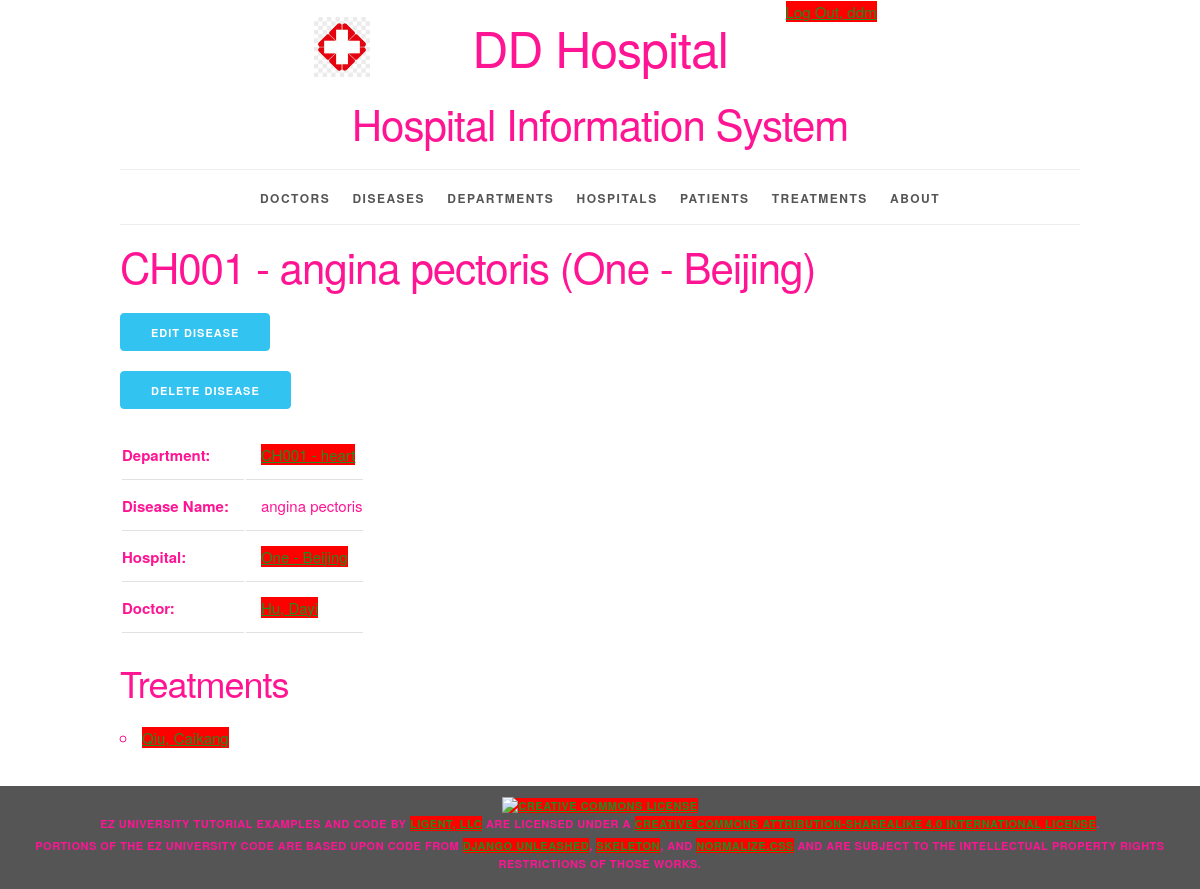
/disease/1/ (signed in), run on the app's committed database.
### sysinfo/models.py (models this page shows, shortened)
class Disease(models.Model):
    disease_id = models.AutoField(primary_key=True)
    disease_name = models.CharField(max_length=20)
    hospital = models.ForeignKey(Hospital, related_name='diseases', on_delete=models.PROTECT)
    department = models.ForeignKey(Department, related_name='diseases', on_delete=models.PROTECT)
    doctor = models.ForeignKey(Doctor, related_name='diseases', on_delete=models.PROTECT)
    def __str__(self):
        return f'{self.department.department_number} - {self.disease_name} ({self.hospital.__str__()})'
    def get_update_url(self):
        return reverse('sysinfo_disease_update_urlpattern',
                       kwargs={'pk': self.pk}
                       )
    def get_delete_url(self):
        return reverse(
            'sysinfo_disease_delete_urlpattern',
            kwargs={'pk': self.pk}
        )
    class Meta:
        ordering = ['department', 'disease_name', 'hospital']
        constraints = [
            UniqueConstraint(fields=['hospital', 'department', 'disease_name'],
                             name='unique_disease')
        ]

class Department(models.Model):
    department_id = models.AutoField(primary_key=True)
    department_number = models.CharField(max_length=20)
    department_name = models.CharField(max_length=255)
    def __str__(self):
        return f'{self.department_number} - {self.department_name}'
    def get_absolute_url(self):
        return reverse('sysinfo_department_detail_urlpattern',
                       kwargs={'pk': self.pk}
                       )
    class Meta:
        ordering = ['department_number', 'department_name']
        constraints = [
            UniqueConstraint(fields=['department_number', 'department_name'], name='unique_department')
        ]

class Hospital(models.Model):
    hospital_id = models.AutoField(primary_key=True)
    street = models.ForeignKey(Street, related_name='hospitals', on_delete=models.PROTECT)
    city = models.ForeignKey(City, related_name='hospitals', on_delete=models.PROTECT)
    def __str__(self):
        return f'{self.street.street} - {self.city.city_name}'
    def get_absolute_url(self):
        return reverse('sysinfo_hospital_detail_urlpattern',
                       kwargs={'pk': self.pk}
                       )
    class Meta:
        ordering = ['street__street', 'city__city_sequence']
        constraints = [
            UniqueConstraint(fields=['street', 'city'], name='unique_hospital')
        ]

class Street(models.Model):
    street_id = models.AutoField(primary_key=True)
    street = models.IntegerField(unique=True)
    class Meta:
        ordering = ['street']

class City(models.Model):
    city_id = models.AutoField(primary_key=True)
    city_sequence = models.IntegerField(unique=True)
    city_name = models.CharField(max_length=45, unique=True)
    class Meta:
        ordering = ['city_sequence']

class Doctor(models.Model):
    doctor_id = models.AutoField(primary_key=True)
    first_name = models.CharField(max_length=45)
    last_name = models.CharField(max_length=45)
    disambiguator = models.CharField(max_length=45, blank=True, default='')
    def __str__(self):
        result = ''
        if self.disambiguator == '':
            result = f'{self.last_name}, {self.first_name}'
        else:
            result = f'{self.last_name}, {self.first_name} ({self.disambiguator})'
        return result
    def get_absolute_url(self):
        return reverse('sysinfo_doctor_detail_urlpattern',
                       kwargs={'pk': self.pk}
                       )
    class Meta:
        ordering = ['last_name', 'first_name', 'disambiguator']
        constraints = [
            UniqueConstraint(fields=['last_name', 'first_name', 'disambiguator'],
                             name='unique_doctor')
        ]

class Treatment(models.Model):
    treatment_id = models.AutoField(primary_key=True)
    patient = models.ForeignKey(Patient, related_name='treatments',  on_delete=models.PROTECT)
    disease = models.ForeignKey(Disease, related_name='treatments',  on_delete=models.PROTECT)
    def get_absolute_url(self):
        return reverse('sysinfo_treatment_detail_urlpattern',
                       kwargs={'pk': self.pk}
                       )
    class Meta:
        ordering = ['disease', 'patient']
        constraints = [
            UniqueConstraint(fields=['disease', 'patient'],
                             name='unique_treatment')
        ]

class Patient(models.Model):
    patient_id = models.AutoField(primary_key=True)
    first_name = models.CharField(max_length=45)
    last_name = models.CharField(max_length=45)
    disambiguator = models.CharField(max_length=45, blank=True, default='')
    def __str__(self):
        result = ''
        if self.disambiguator == '':
            result = f'{self.last_name}, {self.first_name}'
        else:
            result = f'{self.last_name}, {self.first_name} ({self.disambiguator})'
        return result
    class Meta:
        ordering = ['last_name', 'first_name', 'disambiguator']
        constraints = [
            UniqueConstraint(fields=['last_name', 'first_name', 'disambiguator'],
                             name='unique_patient')
        ]

### sysinfo/views.py (the view)
class DiseaseDetail(LoginRequiredMixin, PermissionRequiredMixin, DetailView):
    model = Disease
    permission_required = 'sysinfo.view_disease'
    def get_context_data(self, **kwargs):
        context = super(DetailView, self).get_context_data(**kwargs)
        disease = self.get_object()
        hospital = disease.hospital
        department = disease.department
        doctor = disease.doctor
        treatment_list = disease.treatments.all()
        context['hospital'] = hospital
        context['department'] = department
        context['doctor'] = doctor
        context['treatment_list'] = treatment_list
        return context

### sysinfo/templates/sysinfo/disease_detail.html (shortened to what this page needs)
{% extends 'sysinfo/base.html' %}
{% block content %}
    <h2>{{ disease }}</h2>
    <ul class="ezu-button-list">
        <li>
          <a href="{{ disease.get_update_url }}"
             class="button button-primary">
            Edit Disease</a></li>
        <li>
          <a href="{{ disease.get_delete_url }}"
             class="button button-primary">
            Delete Disease</a></li>
    </ul>
    <section>
        <table>
            <tr>
                <th>Department:</th>
                <td><a href="{{ department.get_absolute_url }}">{{ department }}</a></td>
            </tr>
            <tr>
                <th>Disease Name:</th>
                <td>{{ disease.disease_name }}</td>
            </tr>
            <tr>
                <th>Hospital:</th>
                <td><a href="{{ hospital.get_absolute_url }}">{{ hospital }}</a></td>
            </tr>
            <tr>
                <th>Doctor:</th>
                <td><a href="{{ doctor.get_absolute_url }}">{{ doctor }}</a></td>
            </tr>
        </table>
    </section>
    <section>
        <h3>Treatments</h3>
        <ul>
            {% for treatment in treatment_list %}
                <li>
                    <a href="{{ treatment.get_absolute_url }}">{{ treatment.patient }}</a>
                </li>
            {% empty %}
                <li><em>There are currently no patients have this disease.</em></li>
            {% endfor %}
        </ul>
    </section>
{% endblock %}

### sysinfo/templates/sysinfo/base.html (shortened to what this page needs)
{% load static %}
<!DOCTYPE html>
<html lang="en">
<head>
    <link rel="stylesheet" type="text/css"
          href="{% static 'sysinfo/normalize.css' %}">
    <link rel="stylesheet" type="text/css"
          href="{% static 'sysinfo/skeleton.css' %}">
    <link rel="stylesheet" type="text/css"
          href="{% static 'sysinfo/style.css' %}">
</head>
<body>
<div class="container">
    <div class="status row">
        <div class="offset-by-eight four columns">
            <ul class="inline">
                {% if user.is_authenticated %}
                    <li><a href="{% url 'logout_urlpattern' %}">
                        Log Out, {{ user.get_username }}</a></li>
                {% else %}
                    <li><a href="{% url 'login_urlpattern' %}">
                        Log In</a></li>
                {% endif %}
            </ul>
        </div>
    </div>
    <header class="row">
        <div class="offset-by-one ten columns">
            <h1 class="logo">DD Hospital</h1>
            <h2>Hospital Information System</h2>
        </div>
    </header>
    <nav>
        <ul>
            {% if perms.sysinfo.view_doctor %}
                <li>
                    <a href="{% url 'sysinfo_doctor_list_urlpattern' %}">
                        Doctors</a></li>
            {% endif %}
            {% if perms.sysinfo.view_disease %}
                <li>
                    <a href="{% url 'sysinfo_disease_list_urlpattern' %}">
                        Diseases</a></li>
            {% endif %}
            {% if perms.sysinfo.view_department %}
                <li>
                    <a href="{% url 'sysinfo_department_list_urlpattern' %}">
                        Departments</a></li>
            {% endif %}
            {% if perms.sysinfo.view_hospital %}
                <li>
                    <a href="{% url 'sysinfo_hospital_list_urlpattern' %}">
                        Hospitals</a></li>
            {% endif %}
            {% if perms.sysinfo.view_patient %}
                <li>
                    <a href="{% url 'sysinfo_patient_list_urlpattern' %}">
                        Patients</a></li>
            {% endif %}
            {% if perms.sysinfo.view_treatment %}
                <li>
                    <a href="{% url 'sysinfo_treatment_list_urlpattern' %}">
                        Treatments</a></li>
            {% endif %}
            <li>
                <a href="{% url 'about_urlpattern' %}">
                    About</a></li>
        </ul>
    </nav>
    <main>
        {% block content %}{% endblock %}
    </main>
</div>
<footer>
    <p>
        <a rel="license" href="http://creativecommons.org/licenses/by-sa/4.0/">
            <img alt="Creative Commons License" style="border-width:0"
                 src="https://i.creativecommons.org/l/by-sa/4.0/88x31.png"/>
        </a><br/><span property="dct:title">EZ University Tutorial Examples and Code</span>
        by
        <a href="https://www.ligent.net" property="cc:attributionName"
           rel="cc:attributionURL">Ligent, LLC</a> are licensed under a
        <a rel="license" href="http://creativecommons.org/licenses/by-sa/4.0/">Creative Commons Attribution-ShareAlike
            4.0 International License</a>.
    </p>
    <p>Portions of the EZ University code are based upon code from
        <a href="https://django-unleashed.com">Django Unleashed</a>,
        <a href="http://getskeleton.com/">Skeleton</a>, and
        <a href="https://necolas.github.io/normalize.css/">Normalize.css</a> and
        are subject to the intellectual property rights restrictions of those works.
    </p>
</footer>
</body>
</html>

### sysinfo/static/sysinfo/skeleton.css (style rules this page uses)
.container { position: relative; width: 100%; max-width: 960px; margin: 0 auto; padding: 0 20px; box-sizing: border-box; }
.column, .columns { width: 100%; float: left; box-sizing: border-box; }
@media (min-width: 400px) { .container { width: 85%; padding: 0; } }
@media (min-width: 550px) { .container { width: 80%; } }
@media (min-width: 550px) { .column, .columns { margin-left: 4%; } }
@media (min-width: 550px) { .column:first-child, .columns:first-child { margin-left: 0; } }
@media (min-width: 550px) { .four.columns { width: 30.6666666667%; } }
@media (min-width: 550px) { .ten.columns { width: 82.6666666667%; } }
@media (min-width: 550px) { .offset-by-one.column, .offset-by-one.columns { margin-left: 8.66666666667%; } }
@media (min-width: 550px) { .offset-by-eight.column, .offset-by-eight.columns { margin-left: 69.3333333333%; } }
html { font-size: 62.5%; }
body { font-size: 1.5em; line-height: 1.6; font-weight: 400; font-family: "Raleway", "HelveticaNeue", "Helvetica Neue", Helvetica, Arial, sans-serif; color: #FF1493; }
h1, h2, h3, h4, h5, h6 { margin-top: 0; margin-bottom: 2rem; font-weight: 300; }
h1 { font-size: 4.0rem; line-height: 1.2; letter-spacing: -.1rem; }
h2 { font-size: 3.6rem; line-height: 1.25; letter-spacing: -.1rem; }
h3 { font-size: 3.0rem; line-height: 1.3; letter-spacing: -.1rem; }
@media (min-width: 550px) { h1 { font-size: 5.0rem; } }
@media (min-width: 550px) { h2 { font-size: 4.2rem; } }
@media (min-width: 550px) { h3 { font-size: 3.6rem; } }
p { margin-top: 0; }
a { color: #228B22; }
.button, button, input[type="submit"], input[type="reset"], input[type="button"] { display: inline-block; height: 38px; padding: 0 30px; color: #555; text-align: center; font-size: 11px; font-weight: 600; line-height: 38px; letter-spacing: .1rem; text-transform: uppercase; text-decoration: none; white-space: nowrap; background-color: #BDB76B; border-radius: 4px; border: 1px solid #bbb; cursor: pointer; box-sizing: border-box; }
.button.button-primary, button.button-primary, input[type="submit"].button-primary, input[type="reset"].button-primary, input[type="button"].button-primary { color: #FFF; background-color: #33C3F0; border-color: #33C3F0; }
ul { list-style: circle inside; }
ol, ul { padding-left: 0; margin-top: 0; }
li { margin-bottom: 1rem; }
th, td { padding: 12px 15px; text-align: left; border-bottom: 1px solid #E1E1E1; }
th:first-child, td:first-child { padding-left: 0; }
th:last-child, td:last-child { padding-right: 0; }
button, .button { margin-bottom: 1rem; }
pre, blockquote, dl, figure, table, p, ul, ol, form { margin-bottom: 2.5rem; }
.container:after, .row:after, .u-cf { content: ""; display: table; clear: both; }

### sysinfo/static/sysinfo/style.css (style rules this page uses)
html { height: 100%; background-color: #555; }
body { background-color: white; }
body>div>header { text-align: center;; }
header h1 { display: inline-block; font-weight: normal; font-style: normal; width: 100%; margin-top: 0; padding-top: 0; }
.logo { padding-top: 50px; background-image: url("/static/sysinfo/logo.png"); background-size: 50px; background-repeat: no-repeat; background-position: top; }
@media (min-width: 750px) { .logo { padding-top: 0; background-size: contain; background-position: 0% 0%; } }
@media (min-width: 1000px) { .logo { background-position: 10% 0%; } }
@media (min-width: 1200px) { .logo { background-position: 15% 0%; } }
nav { border-top: 1px solid #eee; width: 100%; border-bottom: 1px solid #eee; margin: 0 0 1em; padding: 0; }
nav ul { margin: 0; padding: 1em 0; list-style-type: none; text-align: center; }
nav ul li { display: inline; padding: 0; margin: 0 0.25em; font-weight: 600; text-transform: uppercase; text-align: center; font-size: 1rem; letter-spacing: .10rem; }
@media (min-width: 400px) { nav ul li { letter-spacing: .15rem; font-size: 1.2rem; margin: 0 0.5em; } }
@media (min-width: 550px) { nav ul li { margin: 0 0.75em; } }
nav ul li a { color: #555; text-decoration: none; background-color: transparent; cursor: pointer; }
.inline { list-style-type: none; padding: 0; margin: 0 0 -0.5em; }
.inline li { display: inline; }
body>footer { width: 100%; background-color: #555; font-size: 1.1rem; letter-spacing: .05rem; font-weight: 600; text-transform: uppercase; text-align: center; padding: 1em 0; margin: 1em 0; }
body>footer p { margin-bottom: 0.5rem; }
ul.ezu-button-list { list-style-type: none; padding: 0; margin: 0; }

### data on the page
Disease: department+disease_name+hospital "CH001 - angina pectoris (One - Beijing)", disease_name "angina pectoris"
Department: department_number+department_name "CH001 - heart"
Hospital: street+city "One - Beijing"
Doctor: disambiguator+last_name+first_name "Hu, Dayi"
Treatment: patient "Qiu, Caikang"

### other printed values
{{ user.get_username }} "ddm"
